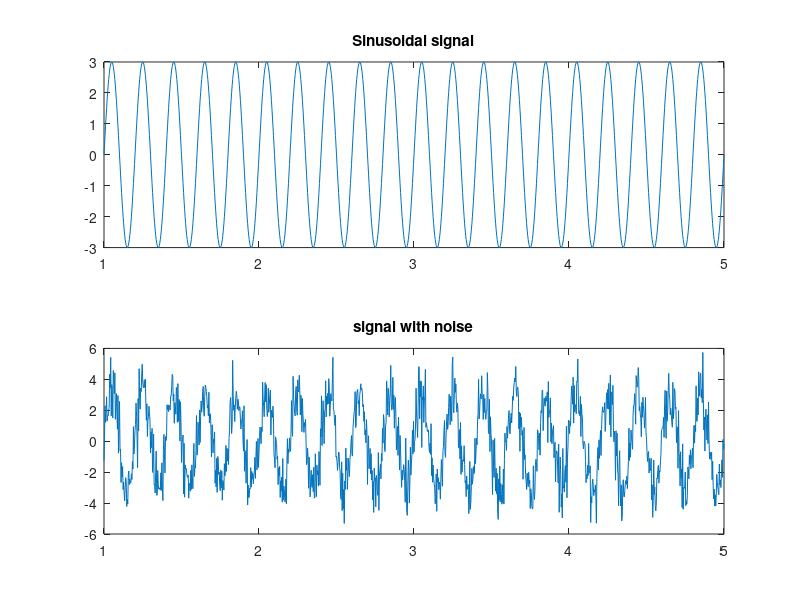

Recreate this plot in MATLAB. (Note: this script raises an error after producing the figure.)
% generate signal
fs = 300; % sampling frequency
f = 5;     % signal frequency
t = 5;      % time duration
n = [1:1/fs:t]; % sample vector

x = 3*sin(2*pi*f*n); % single tone signal

[x_dim, y_dimen] = size(x);
z=zeros([x_dim, y_dimen]);

for i=1:y_dimen
    z(:,i) = x(:,i)+randn(); 
end
z;  % noisy signal

figure(1)
subplot(2,1,1); plot(n,x); title('Sinusoidal signal');
subplot(2,1,2); plot(n,z); title('signal with noise');

% IIR Butterworth LPF filter Design
order = 100;  % order of the filter
Wc = 2*pi*f/fs;     % normalized cut-off frequency (as of signal freq)

[b,a] = butter(order,Wc,'low'); % Nr and Dr coeff. of IIR butterworth filter

fvtool(b,a); % filter frequency response

% filter the signal
x_f_iir = filter(b,a,z);

figure(2); plot(n,x_f_iir); title('Filtered Sinusoidal Signal');

% FIR Filter Design
order = 1023;
b = fir1(order,Wc); % FIR low pass filter

figure(3);freqz(b,1,512); % frequency response of FIR LPF filter

% filter the signal
x_f_fir = filter(b,1,z);

figure(4); plot(n,x_f_fir); title('Filtered Sinusoidal Signal');